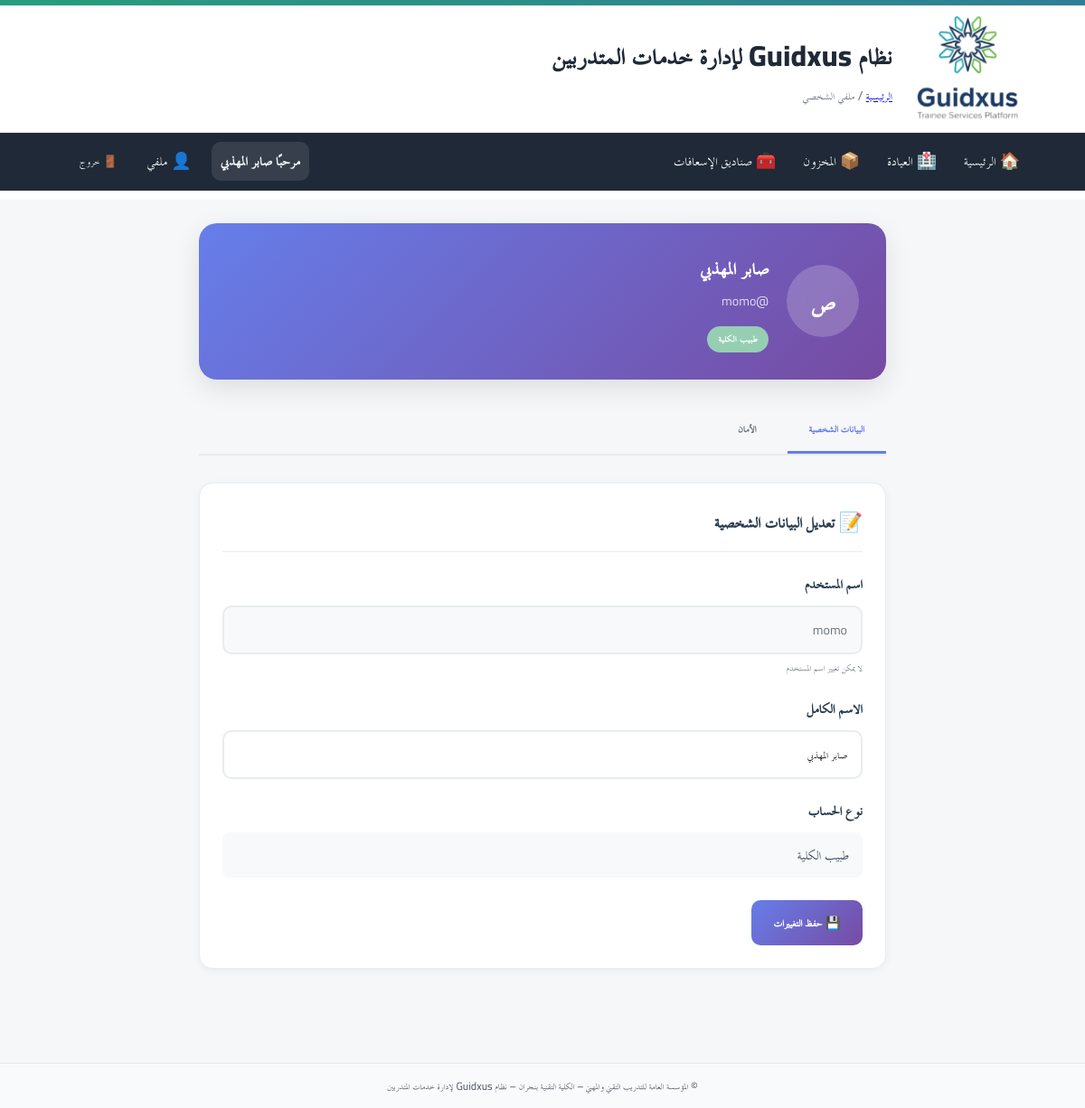
Screenshot of /profile/ (signed in) with the database file from the repository.
### app/models.py (models this page shows)
class User(Base):
    __tablename__ = "users"
    id = Column(Integer, primary_key=True, autoincrement=True)
    full_name = Column(String(255), nullable=False)
    username = Column(String(100), unique=True, nullable=False, index=True)
    password_hash = Column(String(255), nullable=False)
    is_admin = Column(Boolean, default=False, nullable=False)   # سوبر أدمن (صلاحيات كاملة)
    is_college_admin = Column(Boolean, default=False, nullable=False)  # أدمن كلية (صلاحيات في نطاق كلية واحدة)
    college_admin_college = Column(String(255), nullable=True)  # الكلية التي يديرها أدمن الكلية
    is_hod = Column(Boolean, default=False, nullable=False)      # رئيس قسم؟
    is_doc = Column(Boolean, default=False, nullable=False)      # 👈 طبيب الكلية (جديد)
    hod_college = Column(String(255), nullable=True)             # كلية رئيس القسم (إن وُجد)
    is_active = Column(Boolean, default=True, nullable=False)
    must_change_password = Column(Boolean, default=True, nullable=False)  # يجب تغيير كلمة المرور عند أول دخول
    created_at = Column(DateTime, server_default=func.now(), nullable=False)
    updated_at = Column(DateTime, onupdate=func.now())
    headed_departments = relationship(
        "Department",
        back_populates="head_user",
        foreign_keys="Department.head_user_id",
        lazy="selectin",
    )

### app/routers/profile.py (the view)
@router.get("/")
def profile_page(
    request: Request,
    current_user: CurrentUser = Depends(require_user),
    db: Session = Depends(get_db)
):
    user = db.query(User).filter(User.id == current_user.id).first()
    return templates.TemplateResponse(
        "profile/index.html",
        {
            "request": request,
            "user": user,
            "current_user": current_user,
            "success": None,
            "error": None
        }
    )

### app/templates/profile/index.html (shortened to what this page needs)
{% extends "base.html" %}
{% block breadcrumb %}
<a href="/">الرئيسية</a> / <span>ملفي الشخصي</span>
{% endblock %}
{% block content %}
<div class="profile-container">
    <div class="profile-header">
        <div class="profile-avatar">
            <div class="avatar-circle">
                <span class="avatar-text">{{ current_user.full_name|first_letter }}</span>
            </div>
            <div class="profile-info">
                <h1>{{ current_user.full_name }}</h1>
                <p class="username">@{{ current_user.username }}</p>
                <div class="user-badges">
                    {% if current_user.is_doc %}
                        <span class="badge badge-doc">طبيب الكلية</span>
                    {% endif %}
                </div>
            </div>
        </div>
    </div>
    <div class="profile-content">
        <div class="profile-tabs">
            <button class="tab-button active" onclick="showTab('profile')">البيانات الشخصية</button>
            <button class="tab-button" onclick="showTab('security')">الأمان</button>
        </div>
        <div id="profile-tab" class="tab-content active">
            <div class="card">
                <div class="card-header">
                    <h3>📝 تعديل البيانات الشخصية</h3>
                </div>
                <div class="card-body">
                    <form method="post" action="/profile/update-profile">
                        <div class="form-group">
                            <label for="username">اسم المستخدم</label>
                            <input type="text" id="username" value="{{ current_user.username }}" disabled class="form-control disabled">
                            <small class="form-text">لا يمكن تغيير اسم المستخدم</small>
                        </div>
                        <div class="form-group">
                            <label for="full_name">الاسم الكامل</label>
                            <input type="text" id="full_name" name="full_name" value="{{ current_user.full_name }}" class="form-control" required>
                        </div>
                        <div class="form-group">
                            <label>نوع الحساب</label>
                            <div class="account-type">
                                {% if current_user.is_admin %}
                                    <span>مدير النظام</span>
                                {% elif current_user.is_college_admin %}
                                    <span>مدير الكلية - {{ current_user.college_admin_college or 'غير محدد' }}</span>
                                {% elif current_user.is_hod %}
                                    <span>رئيس القسم - {{ current_user.hod_college or 'غير محدد' }}</span>
                                {% elif current_user.is_doc %}
                                    <span>طبيب الكلية</span>
                                {% else %}
                                    <span>مستخدم عادي</span>
                                {% endif %}
                            </div>
                        </div>
                        <div class="form-actions">
                            <button type="submit" class="btn btn-primary">
                                💾 حفظ التغييرات
                            </button>
                        </div>
                    </form>
                </div>
            </div>
        </div>
    </div>
</div>
{% endblock %}

### app/templates/base.html (shortened to what this page needs)
<!doctype html>
<html lang="ar" dir="rtl">
<head>
  <link rel="stylesheet" href="/static/css/app.css">
  <link rel="stylesheet" href="/static/css/custom.css">
</head>
<body>
  <header class="site-header">
    <div class="topband"></div>
    <div class="header-inner">
      {% if ui_logo_url %}
        <img src="{{ ui_logo_url }}" alt="{{ app_name or 'Logo' }}" class="logo">
      {% else %}
        <img src="/static/images/favicon.ico" alt="{{ app_name or 'Logo' }}" class="logo">
      {% endif %}
      <div class="titles">
        <h1 class="site-title">نظام Guidxus لإدارة خدمات المتدربين</h1>
        <div class="breadcrumb">{% block breadcrumb %}{% endblock %}</div>
      </div>
    </div>
  </header>
  <nav class="main-nav">
    <div class="nav-inner">
      <a href="/">🏠 الرئيسية</a>
      {% set cu = request.session.get('user') %}
      {% set display_name = (cu.get('full_name') if cu and cu.get('full_name') else (cu.get('username') if cu and cu.get('username') else 'مستخدم')) %}
      {% if cu %}
        {% if cu.get('is_doc') %}
          <a href="/clinic/">🏥 العيادة</a>
          <a href="/inventory/">📦 المخزون</a>
          <a href="/first-aid/">🧰 صناديق الإسعافات</a>
        {% endif %}
        <div class="navbar-right">
          <span class="greeting">مرحبًا {{ display_name }}</span>
          <a href="/profile/" class="btn-link" title="ملفي الشخصي">👤 ملفي</a>
          <form method="post" action="/auth/logout" style="margin:0;">
            <button class="btn-link btn-logout" title="تسجيل الخروج">🚪 خروج</button>
          </form>
        </div>
      {% else %}
        <div class="nav-spacer"></div>
        <a href="/auth/login">🔐 تسجيل الدخول</a>
      {% endif %}
    </div>
  </nav>
  <main class="container">
    {% block content %}{% endblock %}
  </main>
  <footer class="site-footer">
    <div class="container">
      <small>
        {{ ui_footer or "© المؤسسة العامة للتدريب التقني والمهني – الكلية التقنية بنجران – نظام Guidxus لإدارة خدمات المتدربين" }}
      </small>
    </div>
  </footer>
</body>
</html>

### app/static/css/app.css (style rules this page uses)
:root { --tvtc-green-1:#7EC6A4; --tvtc-green-2:#289D7B; --tvtc-blue-1:#6BB6C8; --tvtc-blue-2:#2F7E96; --tvtc-gray-1:#F5F7F8; --tvtc-gray-2:#E5E7EA; --tvtc-gray-3:#6B7280; --tvtc-black:#1F2937; --tvtc-ivory:#FAFAF7; }
* { box-sizing:border-box; font-family:"Cairo","TraditionalArabicCustom","MajallaCustom","Noto Kufi Arabic","Segoe UI",Arial,sans-serif; }
body { margin:0; background:linear-gradient(180deg,var(--tvtc-ivory),#fff 220px,var(--tvtc-gray-1) 221px); color:var(--tvtc-black); font-size:18px; line-height:1.7; }
.container { max-width:1100px; margin-inline:auto; padding:16px; }
.site-header { background:#fff; border-bottom:1px solid var(--tvtc-gray-2); }
.header-inner { display:flex; align-items:center; gap:16px; padding-block:12px; }
.logo { height:56px; width:auto; filter: drop-shadow(0 1px 0 rgba(0,0,0,.05)); }
.site-title { margin:0; color:var(--tvtc-blue-2); font-weight:700; letter-spacing:.3px; }
.breadcrumb { color:var(--tvtc-gray-3); font-size:.9rem; }
.topband { height:6px; background:linear-gradient(90deg,var(--tvtc-green-2),var(--tvtc-blue-2)); }
.site-footer { margin-top:40px; background:#fff; border-top:1px solid var(--tvtc-gray-2); padding:16px; color:var(--tvtc-gray-3); text-align:center; }
.card { background:#fff; border:1px solid var(--tvtc-gray-2); border-radius:12px; padding:16px; margin-block:12px; box-shadow:0 2px 6px rgba(0,0,0,.04); }
.btn { display:inline-block; padding:12px 18px; border-radius:10px; border:1px solid transparent; text-decoration:none; font-weight:800; font-size:1rem; cursor:pointer; }
.btn-primary { background:var(--tvtc-blue-2); color:#fff; }
.badge { display:inline-block; padding:4px 8px; border-radius:999px; font-size:.85rem; font-weight:800; }
.main-nav { background: #1f2937; color: #fff; border-bottom: 1px solid rgba(255,255,255,.06); }
.main-nav .nav-inner { display: flex; gap: 10px; align-items: center; padding: 10px 12px; max-width: 1100px; margin: 0 auto; }
.main-nav a { color:#fff; text-decoration:none; padding:6px 10px; border-radius:8px; }
.main-nav form { margin-inline-start: auto; }
.btn-link { background: transparent; color: #fff; border: 0; cursor: pointer; padding: 6px 10px; border-radius: 8px; }

### app/static/css/custom.css (style rules this page uses)
.nav-inner a { display: inline-flex; align-items: center; gap: 6px; color: #fff; text-decoration: none; padding: 6px 10px; border-radius: 8px; }
.nav-inner .btn-link { display: inline-flex; align-items: center; gap: 6px; background: transparent; color: #fff; border: 0; cursor: pointer; padding: 6px 10px; border-radius: 8px; }
.navbar-right { display: flex; align-items: center; gap: 12px; }
.greeting { font-weight: 700; color: #f0f5f6; background: rgba(255, 255, 255, 0.10); padding: 6px 10px; border-radius: 10px; }
.btn-logout { margin-left: 40px; }
.btn-logout { margin-left: 16px; }
.card { background: #fff; border: 1px solid #eee; border-radius: 14px; padding: 14px; margin-bottom: 12px; }
.btn { padding: 8px 12px; border-radius: 10px; border: 0; cursor: pointer; }
.btn-primary { background: #2563eb; color: #fff; }
.site-footer { background: #f9fafb; padding: 12px 0; text-align: center; font-size: .9rem; color: #4b5563; }

### app/templates/base.html (style rules this page uses)
:root { --container: 1100px; }
.container { max-width: var(--container); margin: 0 auto; padding: 0 12px; }
.site-header .header-inner { display: flex; align-items: center; gap: 25px; padding: 10px 10px; width: 100%; }
.site-header .logo { height: 120px; width: auto; margin-right: 60px; background: transparent; }
.site-header .site-title { margin: 0; font-weight: 800; font-size: 2rem; color: #1f2937; }
.main-nav { background: #1f2937; color: #fff; border-bottom: 1px solid rgba(255,255,255,.06); }
.main-nav .nav-inner { display: flex; gap: 10px; align-items: center; padding: 10px 12px; max-width: var(--container); margin: 0 auto; }
.main-nav a { color:#fff; text-decoration:none; padding:6px 10px; border-radius:8px; }
.btn-link { background: transparent; color: #fff; border: 0; cursor: pointer; padding: 6px 10px; border-radius: 8px; }
.card { background:#fff; border:1px solid #eee; border-radius:14px; padding:14px; margin-bottom:12px; }
.btn { padding:8px 12px; border-radius:10px; border:0; cursor:pointer; }
.btn-primary { background:#2563eb; color:#fff; }
main.container { padding-top: 16px; padding-bottom: 24px; }
.breadcrumb { color:#6b7280; font-size:.92rem; margin-top:4px; font-weight: normal; }
.site-footer { background:#f9fafb; padding:12px 0; text-align:center; font-size:.9rem; color:#4b5563; }

### rows the page displays
User: full_name "صابر المهذبي", full_name|first_letter "ص", username "momo"
